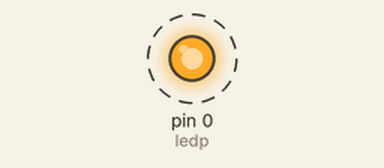
This sketch was run on a simulated Arduino Uno, built with avr-gcc and run on an emulated ATmega328P. Shown: output pins drawn as LEDs (lit = HIGH). Dashed ring = blinking.

Above: at 0.5 s.
Timing chart, 0 to 4.6 s (numbered marks = the images above):
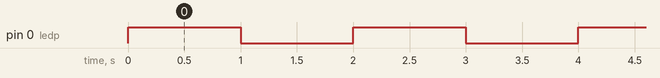

The sketch:

sketch_aug13b.ino
```cpp
const int ledp=0;

void setup(){
  pinMode(ledp,OUTPUT);
}

void loop(){

    digitalWrite(ledp,HIGH);
    delay(1000);
    digitalWrite(ledp,LOW);
    delay(1000);

}
```

Measured:
- by itself, pin 0 (ledp): alternates HIGH for 1.0 s and LOW for 1.0 s
